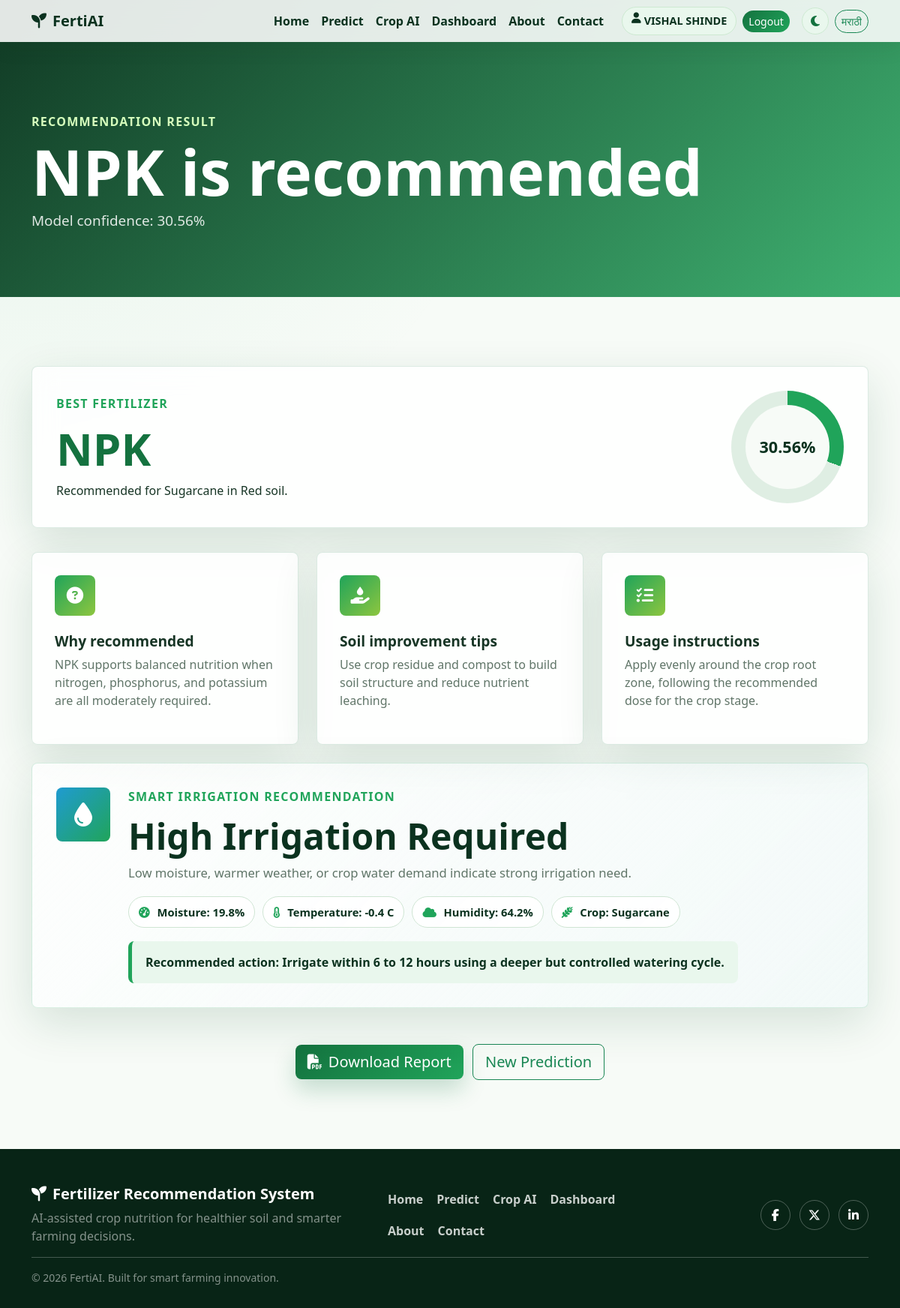
Screenshot of /result/2 (signed in) with the database file from the repository.
### tables this page shows
CREATE TABLE users (
                id INTEGER PRIMARY KEY AUTOINCREMENT,
                name TEXT NOT NULL,
                email TEXT NOT NULL UNIQUE,
                password_hash TEXT NOT NULL,
                reset_token TEXT,
                reset_expires_at TEXT,
                created_at TEXT NOT NULL
            );

CREATE TABLE prediction_history (
                id INTEGER PRIMARY KEY AUTOINCREMENT,
                nitrogen REAL NOT NULL,
                phosphorus REAL NOT NULL,
                potassium REAL NOT NULL,
                temperature REAL NOT NULL,
                humidity REAL NOT NULL,
                moisture REAL NOT NULL,
                soil_type TEXT NOT NULL,
                crop_type TEXT NOT NULL,
                fertilizer_name TEXT NOT NULL,
                confidence REAL NOT NULL,
                created_at TEXT NOT NULL
            , irrigation_level TEXT, irrigation_reason TEXT, irrigation_schedule TEXT, user_id INTEGER);

### app.py (the view)
@app.route("/result/<int:history_id>")
@login_required
def result(history_id: int):
    with get_db_connection() as connection:
        prediction = connection.execute(
            """
            SELECT * FROM prediction_history
            WHERE id = ? AND (user_id = ? OR user_id IS NULL)
            """,
            (history_id, session.get("user_id")),
        ).fetchone()
    if prediction is None:
        flash("Recommendation not found.", "warning")
        return redirect(url_for("predict"))
    guide = FERTILIZER_GUIDE.get(prediction["fertilizer_name"], FERTILIZER_GUIDE["NPK"])
    irrigation = {
        "level": prediction["irrigation_level"],
        "reason": prediction["irrigation_reason"],
        "schedule": prediction["irrigation_schedule"],
    }
    if not all(irrigation.values()):
        irrigation = recommend_irrigation(
            {
                "Moisture": prediction["moisture"],
                "Temperature": prediction["temperature"],
                "Humidity": prediction["humidity"],
                "Crop_Type": prediction["crop_type"],
            }
        )
    return render_template(
        "result.html",
        page_title="Recommendation Result",
        prediction=prediction,
        guide=guide,
        irrigation=irrigation,
    )

### app.py (called while the page is built)
def get_db_connection() -> sqlite3.Connection:
    DATABASE_PATH.parent.mkdir(parents=True, exist_ok=True)
    connection = sqlite3.connect(DATABASE_PATH)
    connection.row_factory = sqlite3.Row
    return connection

def get_current_user():
    user_id = session.get("user_id")
    if not user_id:
        return None
    with get_db_connection() as connection:
        return connection.execute("SELECT * FROM users WHERE id = ?", (user_id,)).fetchone()

def login_required(view):
    @wraps(view)
    def wrapped_view(*args, **kwargs):
        if not session.get("user_id"):
            flash("Please login to continue.", "warning")
            return redirect(url_for("login", next=request.full_path))
        return view(*args, **kwargs)
    return wrapped_view

@app.context_processor
def inject_template_data() -> dict:
    return {
        "soil_types": MODEL_ARTIFACT["soil_types"],
        "crop_types": MODEL_ARTIFACT["crop_types"],
        "year": datetime.now().year,
        "current_user": get_current_user(),
    }

### templates/result.html
{% extends "base.html" %}
{% block content %}
<section class="page-hero compact-hero">
    <div class="container">
        <span class="eyebrow">Recommendation Result</span>
        <h1>{{ prediction["fertilizer_name"] }} is recommended</h1>
        <p>Model confidence: {{ prediction["confidence"] }}%</p>
    </div>
</section>
<section class="section-pad">
    <div class="container">
        <div class="result-card main-result reveal-card">
            <div>
                <span class="eyebrow green">Best Fertilizer</span>
                <h2>{{ prediction["fertilizer_name"] }}</h2>
                <p class="mb-0">Recommended for {{ prediction["crop_type"] }} in {{ prediction["soil_type"] }} soil.</p>
            </div>
            <div class="confidence-ring" style="--confidence: {{ prediction['confidence'] }};">
                <span>{{ prediction["confidence"] }}%</span>
            </div>
        </div>
        <div class="row g-4 mt-2">
            <div class="col-md-4">
                <div class="advice-card reveal-card">
                    <i class="fa-solid fa-circle-question"></i>
                    <h3>Why recommended</h3>
                    <p>{{ guide["reason"] }}</p>
                </div>
            </div>
            <div class="col-md-4">
                <div class="advice-card reveal-card">
                    <i class="fa-solid fa-hand-holding-droplet"></i>
                    <h3>Soil improvement tips</h3>
                    <p>{{ guide["tips"] }}</p>
                </div>
            </div>
            <div class="col-md-4">
                <div class="advice-card reveal-card">
                    <i class="fa-solid fa-list-check"></i>
                    <h3>Usage instructions</h3>
                    <p>{{ guide["usage"] }}</p>
                </div>
            </div>
        </div>
        <div class="irrigation-panel reveal-card mt-4">
            <div class="irrigation-icon">
                <i class="fa-solid fa-droplet"></i>
            </div>
            <div class="irrigation-content">
                <span class="eyebrow green">Smart Irrigation Recommendation</span>
                <h2>{{ irrigation["level"] }} Irrigation Required</h2>
                <p>{{ irrigation["reason"] }}</p>
                <div class="irrigation-meta">
                    <span><i class="fa-solid fa-gauge-high"></i> Moisture: {{ prediction["moisture"] }}%</span>
                    <span><i class="fa-solid fa-temperature-half"></i> Temperature: {{ prediction["temperature"] }} C</span>
                    <span><i class="fa-solid fa-cloud"></i> Humidity: {{ prediction["humidity"] }}%</span>
                    <span><i class="fa-solid fa-wheat-awn"></i> Crop: {{ prediction["crop_type"] }}</span>
                </div>
                <div class="irrigation-schedule">
                    <strong>Recommended action:</strong> {{ irrigation["schedule"] }}
                </div>
            </div>
        </div>
        <div class="text-center mt-5">
            <a class="btn btn-success btn-lg animated-btn" href="{{ url_for('download_report', history_id=prediction['id']) }}">
                <i class="fa-solid fa-file-pdf me-2"></i>Download Report
            </a>
            <a class="btn btn-outline-success btn-lg ms-sm-2 mt-2 mt-sm-0" href="{{ url_for('predict') }}">New Prediction</a>
        </div>
    </div>
</section>
{% endblock %}

### templates/base.html (shortened to what this page needs)
<!doctype html>
<html lang="en">
<head>
    <link href="https://cdn.jsdelivr.net/npm/bootstrap@5.3.3/dist/css/bootstrap.min.css" rel="stylesheet">
    <link href="https://cdnjs.cloudflare.com/ajax/libs/font-awesome/6.5.2/css/all.min.css" rel="stylesheet">
    <link href="{{ url_for('static', filename='css/style.css') }}" rel="stylesheet">
</head>
<body>
    <nav class="navbar navbar-expand-lg fixed-top smart-navbar">
        <div class="container">
            <a class="navbar-brand fw-bold" href="{{ url_for('home') }}">
                <i class="fa-solid fa-seedling me-2"></i>FertiAI
            </a>
            <div class="collapse navbar-collapse" id="mainNav">
                <ul class="navbar-nav ms-auto align-items-lg-center">
                    <li class="nav-item"><a class="nav-link" href="{{ url_for('home') }}" data-i18n="nav_home">Home</a></li>
                    <li class="nav-item"><a class="nav-link" href="{{ url_for('predict') }}" data-i18n="nav_predict">Predict</a></li>
                    <li class="nav-item"><a class="nav-link" href="{{ url_for('crop_recommendation') }}">Crop AI</a></li>
                    <li class="nav-item"><a class="nav-link" href="{{ url_for('dashboard') }}" data-i18n="nav_dashboard">Dashboard</a></li>
                    <li class="nav-item"><a class="nav-link" href="{{ url_for('about') }}" data-i18n="nav_about">About</a></li>
                    <li class="nav-item"><a class="nav-link" href="{{ url_for('contact') }}" data-i18n="nav_contact">Contact</a></li>
                    {% if current_user %}
                    <li class="nav-item ms-lg-3">
                        <span class="user-pill"><i class="fa-solid fa-user me-1"></i>{{ current_user["name"] }}</span>
                    </li>
                    <li class="nav-item ms-lg-2">
                        <a class="btn btn-sm btn-success rounded-pill" href="{{ url_for('logout') }}">Logout</a>
                    </li>
                    {% endif %}
                    <li class="nav-item ms-lg-3">
                        <button class="theme-toggle" id="themeToggle" type="button" aria-label="Toggle dark mode">
                        </button>
                    </li>
                    <li class="nav-item ms-lg-2">
                        <button class="btn btn-sm btn-outline-success rounded-pill" id="languageToggle" type="button">मराठी</button>
                    </li>
                </ul>
            </div>
        </div>
    </nav>
    <main>
        {% block content %}{% endblock %}
    </main>
    <footer class="footer-section">
        <div class="container">
            <div class="row gy-4 align-items-center">
                <div class="col-md-5">
                    <h2 class="h5 fw-bold"><i class="fa-solid fa-seedling me-2"></i>Fertilizer Recommendation System</h2>
                    <p class="mb-0 text-white-50">AI-assisted crop nutrition for healthier soil and smarter farming decisions.</p>
                </div>
                <div class="col-md-4">
                    <div class="footer-links">
                        <a href="{{ url_for('home') }}">Home</a>
                        <a href="{{ url_for('predict') }}">Predict</a>
                        <a href="{{ url_for('crop_recommendation') }}">Crop AI</a>
                        {% if current_user %}
                        <a href="{{ url_for('dashboard') }}">Dashboard</a>
                        {% endif %}
                        <a href="{{ url_for('about') }}">About</a>
                        <a href="{{ url_for('contact') }}">Contact</a>
                    </div>
                </div>
                <div class="col-md-3 text-md-end">
                    <a class="social-link" href="#" aria-label="Facebook"><i class="fa-brands fa-facebook-f"></i></a>
                    <a class="social-link" href="#" aria-label="X"><i class="fa-brands fa-x-twitter"></i></a>
                    <a class="social-link" href="#" aria-label="LinkedIn"><i class="fa-brands fa-linkedin-in"></i></a>
                </div>
            </div>
            <hr class="border-light opacity-25">
            <p class="mb-0 small text-white-50">&copy; {{ year }} FertiAI. Built for smart farming innovation.</p>
        </div>
    </footer>
</body>
</html>

### rows the page displays
users: name "VISHAL SHINDE"
prediction_history: fertilizer_name "NPK", confidence "30.56", crop_type "Sugarcane", soil_type "Red", moisture "19.8", temperature "-0.4", humidity "64.2"

### other values shown
{{ guide["reason"] }} "NPK supports balanced nutrition when nitrogen, phosphorus, and potassium are all moderately required."
{{ guide["tips"] }} "Use crop residue and compost to build soil structure and reduce nutrient leaching."
{{ guide["usage"] }} "Apply evenly around the crop root zone, following the recommended dose for the crop stage."
{{ irrigation["level"] }} "High"
{{ irrigation["reason"] }} "Low moisture, warmer weather, or crop water demand indicate strong irrigation need."
{{ irrigation["schedule"] }} "Irrigate within 6 to 12 hours using a deeper but controlled watering cycle."
